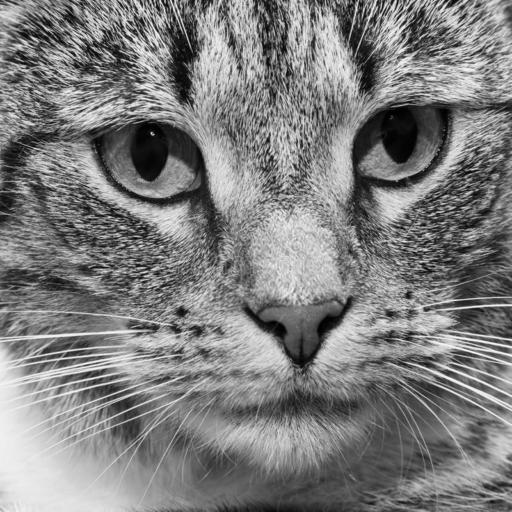
#> input picture imgs/cat.jpg, 512 x 512 px, found by its file name
$ python main.py
#> lines starting #> are read from the running program, lines starting #| are printed output that depends on the picture
import numpy as np
import cv2
import matplotlib.pyplot as plt
from scipy.signal import convolve2d

def present_image(img, title, xlabel = '', ylabel = ''):
  # convert each of the RGB chnnels to the correct dynamic range:
  img = (((img-np.min(img))/np.max(img))* 255).astype(int);
  # Plot:
  plt.figure(figsize=(16,8));
  plt.imshow(img, cmap="gray");
  plt.title(title);
  plt.xlabel(xlabel)
  plt.ylabel(ylabel)
  plt.show();


# Load image in a gray scale format
CAT_I = cv2.imread('./imgs/cat.jpg', cv2.IMREAD_GRAYSCALE)
#> CAT_I is the input picture: shape (512, 512); min 0, max 255, mean 126.2
# Load image in a gray scale format
ANNA_I = cv2.imread('./imgs/Anna.jpg', cv2.IMREAD_GRAYSCALE)
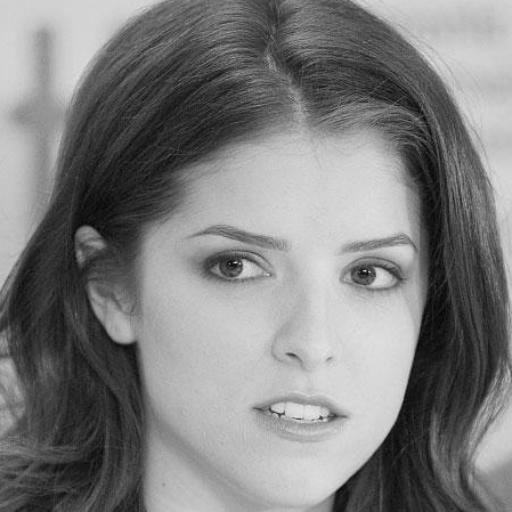
#> input picture imgs/Anna.jpg, 512 x 512 px, found by its file name
#> ANNA_I is the input picture: shape (512, 512); min 4, max 229, mean 126.2
# plt.figure(figsize=(16,8));
# plt.subplot(1,2,1)
# plt.imshow(CAT_I, cmap="gray");
# plt.title('/imgs/cat.jpg');

# plt.subplot(1,2,2)
# plt.imshow(ANNA_I, cmap="gray");
# # plt.title('./imgs/Anna.jpg');

# plt.show()

def logarithmic_display_of_image(img):
  return np.log10(np.abs(img)+1)

# Perfrom the Furier tranform and shift the result
CAT_Img_f = np.fft.fft2(CAT_I);
CAT_Img_f_shifted = np.fft.fftshift(CAT_Img_f);
phase_CAt = np.angle(CAT_Img_f_shifted)
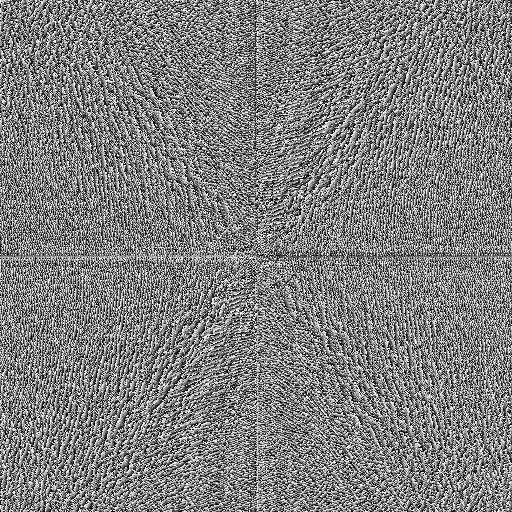
#> phase_CAt: shape (512, 512) float64; min -3.14, max 3.14, mean 2.4e-05; drawn with min black and max white
# phase_CAt = np.angle(CAT_Img_f_shifted)
log_CAT_Img_f_shifted = logarithmic_display_of_image(CAT_Img_f_shifted)
# AMPl_CAT = np.abs(CAT_Img_f_shifted)
AMPl_CAT = np.abs(log_CAT_Img_f_shifted)
# present_image(AMP_CAT, "cat image amplitude", 'u', '|F(u)|');


# Perfrom the Furier tranform and shift the result
ANNA_Img_f = np.fft.fft2(ANNA_I);
ANNA_Img_f_shifted = np.fft.fftshift(ANNA_Img_f);
phase_anna = np.angle(ANNA_Img_f_shifted)
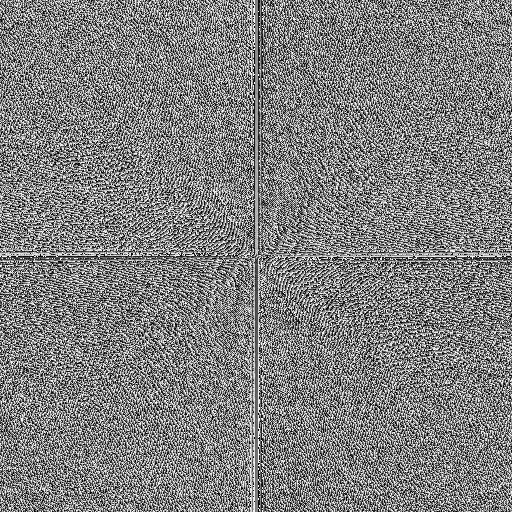
#> phase_anna: shape (512, 512) float64; min -3.14, max 3.14, mean 2.4e-05; drawn with min black and max white
log_ANNA_Img_f_shifted = logarithmic_display_of_image(ANNA_Img_f_shifted)
#> in logarithmic_display_of_image (call 2), `return np.log10(np.abs(img)+1)`:
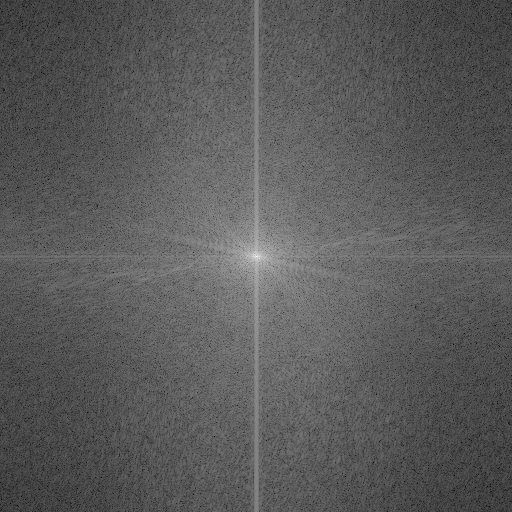
#> returned value: shape (512, 512) float64; min 0.811, max 7.52, mean 3.2; drawn with min black and max white
# AMPl_ANNA = np.abs(ANNA_Img_f_shifted)
AMPl_ANNA = log_ANNA_Img_f_shifted
plt.figure(figsize=(16,8));
plt.subplot(2,2,1)
plt.imshow(CAT_I, cmap="gray");
plt.title('/imgs/cat.jpg');
plt.subplot(2,2,2)
plt.imshow(AMPl_CAT, cmap="gray");
plt.title("cat image amplitude");
plt.xlabel('u')
plt.ylabel('|F(u)|')


plt.subplot(2,2,3)
plt.imshow(ANNA_I, cmap="gray");
plt.title('/imgs/Anna.jpg');
plt.subplot(2,2,4)
plt.imshow(AMPl_ANNA, cmap="gray");
plt.title("Anna image amplitude");
plt.xlabel('u')
plt.ylabel('|F(u)|')


# plt.show()


# # Multiply the amplitude spectrum of Anna's image by the phase spectrum of the cat image
# new_out_put =np.abs(ANNA_Img_f_shifted) * np.exp(1j * phase_CAt)

# # Perform the inverse Fourier transform to obtain the new image
# Shifted_back = np.fft.ifftshift(new_out_put)
# new_out_put_restored = np.fft.ifft2(Shifted_back)

# # Display the resulting image
# present_image(np.abs(new_out_put_restored), "New Image")

# Generate random values within the specified range
random_values_for_ampl = np.random.uniform(np.min(AMPl_ANNA), np.max(AMPl_ANNA), size=(512, 512))
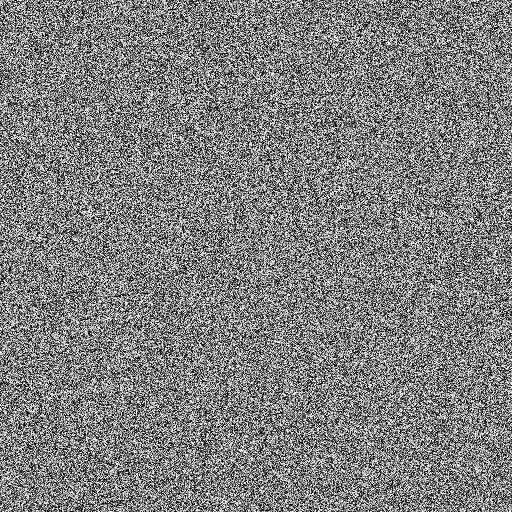
#> random_values_for_ampl: shape (512, 512) float64; min 0.811, max 7.52, mean 4.17; drawn with min black and max white
random_values_for_phase = np.random.uniform(np.min(phase_anna), np.max(phase_anna), size=(512, 512))
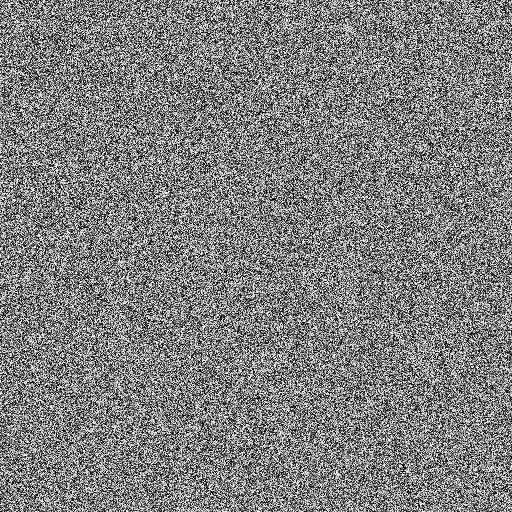
#> random_values_for_phase: shape (512, 512) float64; min -3.14, max 3.14, mean -0.00172; drawn with min black and max white


ampl_rand_phase_anna = random_values_for_ampl* np.exp(1j * phase_anna)
phase_rand_ampl_anna = ANNA_Img_f_shifted * np.exp(1j * random_values_for_phase)

out1 = np.fft.ifftshift(ampl_rand_phase_anna)
out1 = np.fft.ifft2(out1)

out2 = np.fft.ifftshift(phase_rand_ampl_anna)
out2 = np.fft.ifft2(out2)
plt.figure(figsize=(16,8));
plt.subplot(1,2,1)
plt.imshow(np.abs(out1), cmap="gray");
plt.title('randome amplitude with anna phase');
plt.subplot(1,2,2)
plt.imshow(np.abs(out2), cmap="gray");
plt.title("randome phase with anna amplitude");
plt.show()
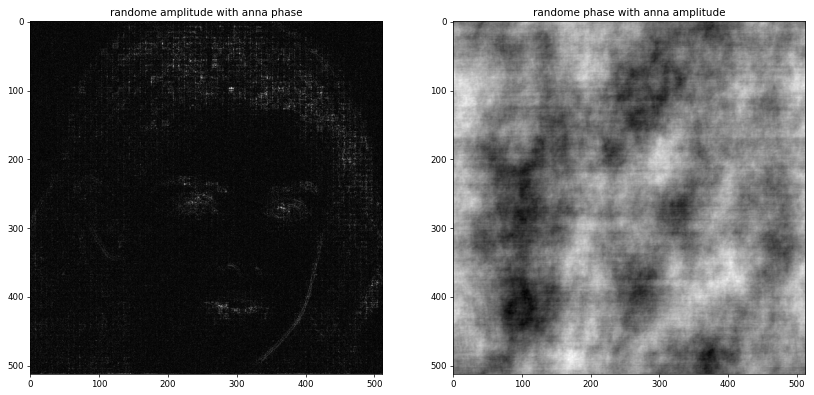
#> figure drawn by matplotlib, 2 panels
